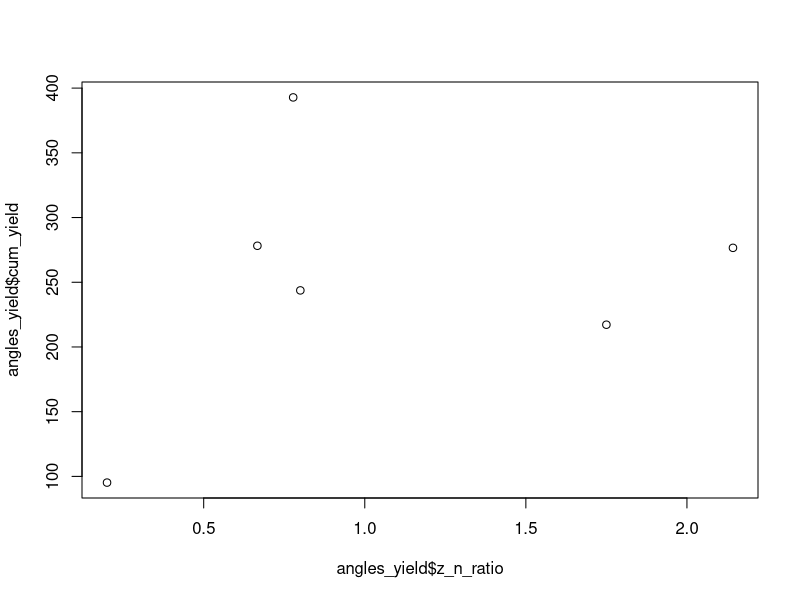

The R source for this figure:
### This script calculates branch angles per tree

library("dplyr")

data <- read.csv("BranchSegments.csv")
apple <- filter(data, species == "apple")
explicit <- filter(apple, declination != "NA")
by_rootstock <- group_by(explicit, tree)
zeros <- filter(by_rootstock, declination <= 0)
ninties <- filter(by_rootstock, declination == 90)
middles <- filter(filter(by_rootstock, declination > 0), declination < 90)
zeros_n <- summarize(zeros, zeros_count = n())
ninties_n <- summarize(ninties, ninties_count = n())
middles_n <- summarize(middles, mid_count = n(), avg_angle = mean(declination))
angles <- left_join(left_join(zeros_n, ninties_n), middles_n)
angles <- mutate(angles, z_n_ratio = zeros_count / ninties_count)

cum_yield <- read.csv("AppleYield.csv")
angles_yield <- left_join(angles, cum_yield)

summary(lm(angles_yield$cum_yield ~ angles_yield$zeros_count))$r.squared
summary(lm(angles_yield$cum_yield ~ angles_yield$ninties_count))$r.squared
summary(lm(angles_yield$cum_yield ~ angles_yield$mid_count))$r.squared
summary(lm(angles_yield$cum_yield ~ angles_yield$avg_angle))$r.squared
summary(lm(angles_yield$cum_yield ~ angles_yield$z_n_ratio))$r.squared
plot(angles_yield$z_n_ratio, angles_yield$cum_yield)
